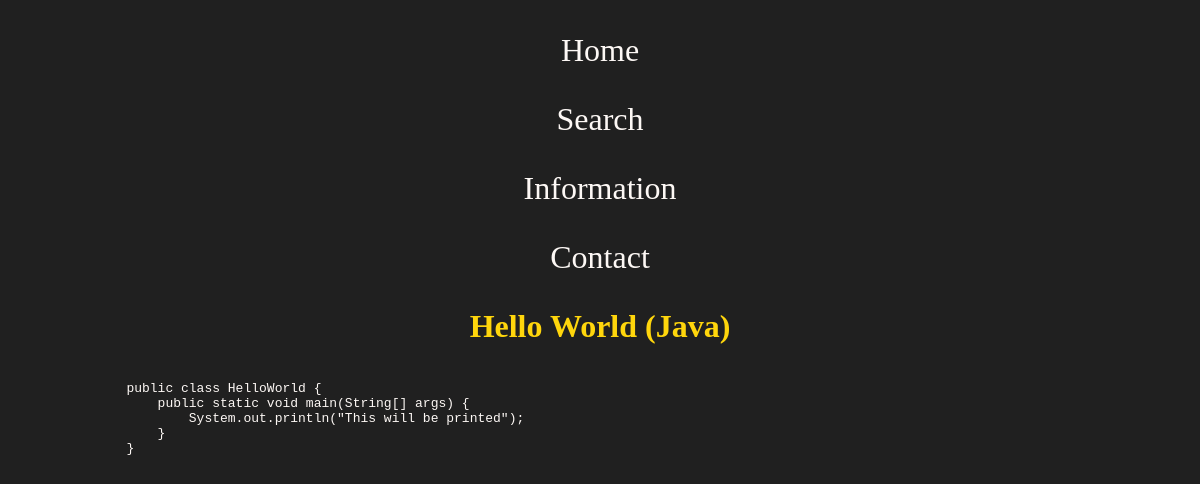
Page /view/7 on the committed database.
### app.py (models this page shows, shortened)
class Post(db.Model):
    id = db.Column(db.Integer, primary_key=True)
    title = db.Column(db.String(50), nullable=False)
    content = db.Column(db.String(500), nullable=False)
    language = db.Column(db.String(50), nullable=False)
    date_created = db.Column(db.DateTime, default=datetime.now(timezone.utc))

### app.py (the view)
@app.route('/view/<int:id>')
def view(id):
    snippet_to_update = Post.query.get_or_404(id)
    return render_template('view.html', snippet=snippet_to_update)

### templates/view.html (shortened to what this page needs)
{% extends "base.html" %}
{% block body %}
<h1 style="color: var(--yellow)"> {{ snippet.title }} ({{ snippet.language }}) </h1>
<p>
    <pre>
        <code class="centered-block" style="text-align: left; width: 80%">{{ snippet.content }}</code>
    </pre>
</p>
{% endblock %}

### static/styles.css (style rules this page uses)
:root { --black: #202020; --grey: #707070; --grey_darker: #3F3F3F; --yellow:#FFD60C; --yellow_darker: #e5bf00; --white:#FDF8F5; --red: #c20b0b; }
body { font-family: serif; background-color: var(--black); color: var(--white); }
h1, h2 { text-align: center; }
.centered-block { display: block; margin-left: auto; margin-right: auto; }

### rows in the picture
Post: title "Hello World", language "Java", content "public class HelloWorld { public static void main(String[] args) { System.out.println(\"This will be printed\"); } }"
